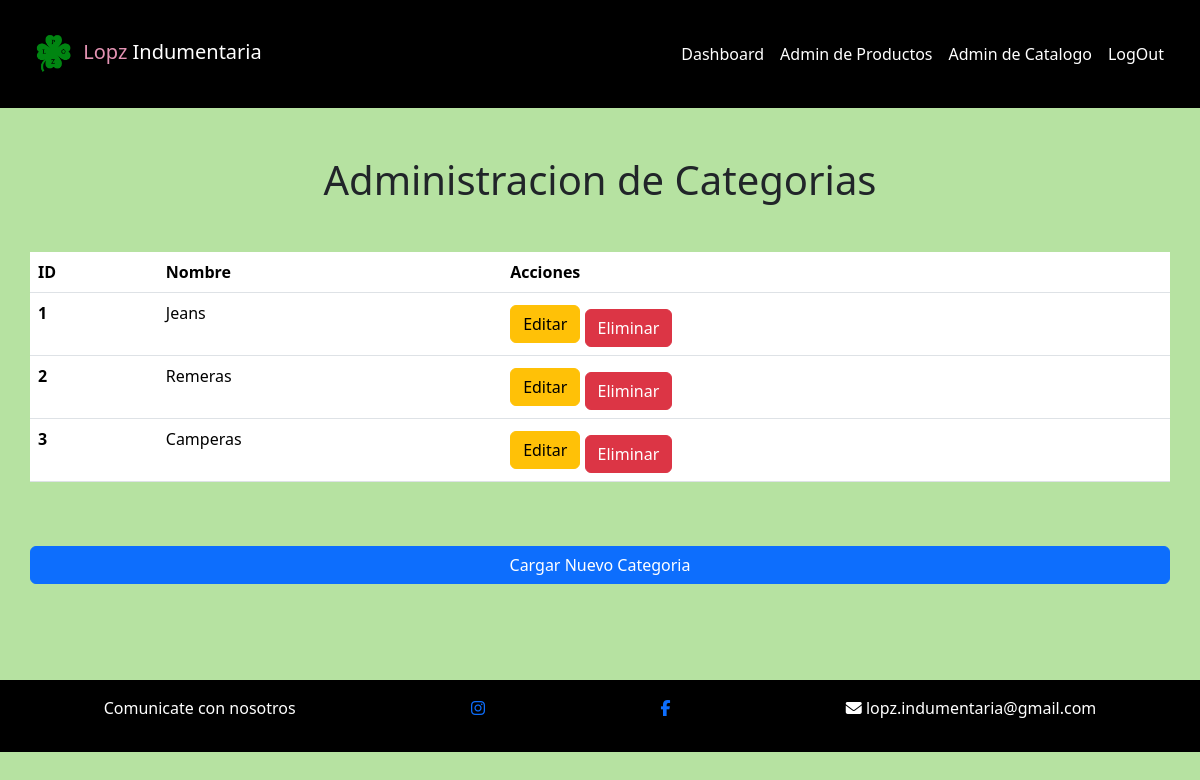
The page /admin/index.php?sec=admin_catalogo (signed in) on the database its author committed.
### tables this page shows
CREATE TABLE `catalogo` (
  `id` int(11) NOT NULL,
  `nombre` varchar(200) NOT NULL
);

### classes/Catalogo.php (called while the page is built, shortened)
<?php
class Catalogo
{
    protected $id;
    protected $nombre;
    public function catalogo_completo(): array
    {
        $conexion = (new Conexion())->getConexion();
        $query = "SELECT * FROM catalogo";
        $PDOStatment = $conexion->prepare($query);
        $PDOStatment->setFetchMode(PDO::FETCH_CLASS, self::class);
        $PDOStatment->execute();
        $resultado = $PDOStatment->fetchAll();
        return $resultado;
    }
    public function getId()
    {
        return $this->id;
    }
    public function getNombre()
    {
        return $this->nombre;
    }
}

### admin/views/admin_catalogo.php (the view)
<?php
$categoria = (new Catalogo())->catalogo_completo();
?>
<div class="row my-5">
    <div class="col">
        <h1 class="text-center mb-5">Administracion de Categorias</h1>
        <div class="row mb-5 d-flex align-items-center">
            <table class="table">
                <thead>
                    <tr>
                        <th scope="col">ID</th>
                        <th scope="col">Nombre</th>
                        <th scope="col">Acciones</th>
                    </tr>
                </thead>
                <tbody>
                <?php  foreach($categoria as $cat){  ?>
                    <tr>
                        <th scope="row"><?=  $cat->getId() ?></th>
                        <td><?=  $cat->getNombre() ?></td>
                        <td>
                            <a class="btn btn-warning" href="index.php?sec=edit_catalogo&id=<?= $cat->getId() ?>">Editar</a>
                            <a class="btn btn-danger mt-2" href="index.php?sec=delete_catalogo&id=<?= $cat->getId() ?>">Eliminar</a>
                        </td>
                    </tr>
                <?php  } ?>
                </tbody>
            </table>
                    <a class="btn btn-primary mt-5" href="index.php?sec=add_categorias">Cargar Nuevo Categoria</a>
        </div>
    </div>
</div>

### rows shown on the page
catalogo: id "1", nombre "Jeans"
catalogo: id "2", nombre "Remeras"
catalogo: id "3", nombre "Camperas"
